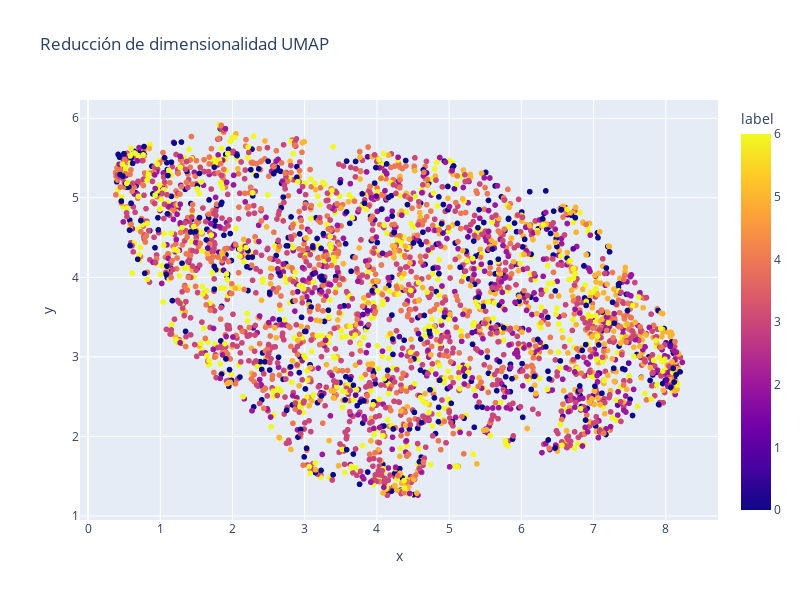

Notebook cell for this chart:
### Markdown cell above
* Se intentó con muchos más parámetros de n_neighbors y min_dist pero no se logró separar las emociones en un espacio de menor dimensión.

### Code cell
# Creamos un dataframe con los datos reducidos
y_umap = np.argmax(y_val_cl, axis = 1).reshape(-1, 1)
df_umap = pd.DataFrame(np.hstack((embedding, y_umap)), columns=['x', 'y', 'label'])

# Graficamos
fig = px.scatter(df_umap, x='x', y='y', color='label', title='Reducción de dimensionalidad UMAP')
fig.update_layout(width=800, height=600)
fig.show()

### Figure 1 — Plotly figure (JSON) as saved in the notebook; plotly's stock layout.template omitted (floating-point values rounded to 4 significant figures; data arrays with more than 128 entries replaced by an {"elided": "..."} marker saying what was removed)
{"data": [{"hovertemplate": "x=%{x}<br>y=%{y}<br>label=%{marker.color}<extra></extra>", "legendgroup": "", "marker": {"color": {"elided": "3511 int values"}, "coloraxis": "coloraxis", "symbol": "circle"}, "mode": "markers", "name": "", "showlegend": false, "type": "scattergl", "x": {"elided": "3511 float values"}, "xaxis": "x", "y": {"elided": "3511 float values"}, "yaxis": "y"}], "layout": {"coloraxis": {"colorbar": {"title": {"text": "label"}}, "colorscale": [[0, "#0d0887"], [0.1111, "#46039f"], [0.2222, "#7201a8"], [0.3333, "#9c179e"], [0.4444, "#bd3786"], [0.5556, "#d8576b"], [0.6667, "#ed7953"], [0.7778, "#fb9f3a"], [0.8889, "#fdca26"], [1, "#f0f921"]]}, "height": 600, "legend": {"tracegroupgap": 0}, "title": {"text": "Reducción de dimensionalidad UMAP"}, "width": 800, "xaxis": {"anchor": "y", "domain": [0, 1], "title": {"text": "x"}}, "yaxis": {"anchor": "x", "domain": [0, 1], "title": {"text": "y"}}}}
